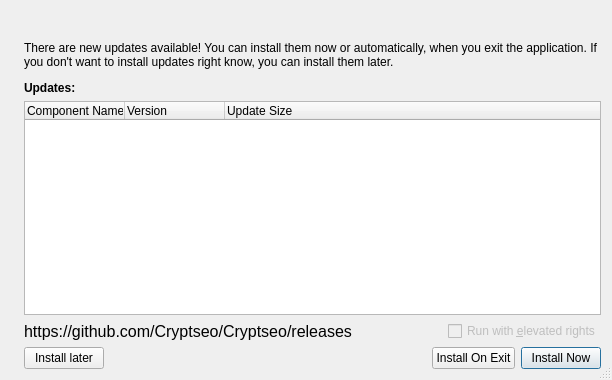
<?xml version="1.0" encoding="UTF-8"?>
<ui version="4.0">
 <class>UpdateInfoDialog</class>
 <widget class="QDialog" name="UpdateInfoDialog">
  <property name="windowModality">
   <enum>Qt::WindowModal</enum>
  </property>
  <property name="geometry">
   <rect>
    <x>0</x>
    <y>0</y>
    <width>612</width>
    <height>380</height>
   </rect>
  </property>
  <property name="windowTitle">
   <string>Check for Updates</string>
  </property>
  <property name="sizeGripEnabled">
   <bool>true</bool>
  </property>
  <property name="modal">
   <bool>true</bool>
  </property>
  <layout class="QHBoxLayout" name="rootLayout">
   <item>
    <widget class="QLabel" name="imageLabel">
     <property name="alignment">
      <set>Qt::AlignLeading|Qt::AlignLeft|Qt::AlignTop</set>
     </property>
    </widget>
   </item>
   <item>
    <layout class="QVBoxLayout" name="verticalLayout_3">
     <item>
      <layout class="QVBoxLayout" name="verticalLayout_2">
       <property name="spacing">
        <number>12</number>
       </property>
       <item>
        <widget class="QLabel" name="headerLabel">
         <property name="font">
          <font>
           <pointsize>12</pointsize>
          </font>
         </property>
        </widget>
       </item>
       <item>
        <widget class="QLabel" name="stateLabel">
         <property name="text">
          <string>There are new updates available! You can install them now or automatically, when you exit the application. If you don't want to install updates right know, you can install them later.</string>
         </property>
         <property name="wordWrap">
          <bool>true</bool>
         </property>
        </widget>
       </item>
       <item>
        <widget class="QLabel" name="label_2">
         <property name="font">
          <font>
           <weight>75</weight>
           <bold>true</bold>
          </font>
         </property>
         <property name="text">
          <string>Updates:</string>
         </property>
        </widget>
       </item>
      </layout>
     </item>
     <item>
      <widget class="QTreeWidget" name="updateListTreeWidget">
       <property name="editTriggers">
        <set>QAbstractItemView::NoEditTriggers</set>
       </property>
       <property name="tabKeyNavigation">
        <bool>true</bool>
       </property>
       <property name="showDropIndicator" stdset="0">
        <bool>false</bool>
       </property>
       <property name="alternatingRowColors">
        <bool>true</bool>
       </property>
       <property name="selectionMode">
        <enum>QAbstractItemView::NoSelection</enum>
       </property>
       <property name="rootIsDecorated">
        <bool>false</bool>
       </property>
       <property name="itemsExpandable">
        <bool>false</bool>
       </property>
       <property name="expandsOnDoubleClick">
        <bool>false</bool>
       </property>
       <column>
        <property name="text">
         <string>Component Name</string>
        </property>
       </column>
       <column>
        <property name="text">
         <string>Version</string>
        </property>
       </column>
       <column>
        <property name="text">
         <string>Update Size</string>
        </property>
       </column>
      </widget>
     </item>
     <item>
      <layout class="QHBoxLayout" name="horizontalLayout_2">
       <item>
        <widget class="QLabel" name="urlReleaseLabel">
         <property name="font">
          <font>
           <pointsize>12</pointsize>
          </font>
         </property>
         <property name="text">
          <string>https://github.com/Cryptseo/Cryptseo/releases</string>
         </property>
        </widget>
       </item>
       <item>
        <spacer name="horizontalSpacer_2">
         <property name="orientation">
          <enum>Qt::Horizontal</enum>
         </property>
         <property name="sizeHint" stdset="0">
          <size>
           <width>40</width>
           <height>20</height>
          </size>
         </property>
        </spacer>
       </item>
       <item>
        <widget class="QCheckBox" name="runAdminCheckBox">
         <property name="enabled">
          <bool>false</bool>
         </property>
         <property name="text">
          <string>Run with &amp;elevated rights</string>
         </property>
        </widget>
       </item>
      </layout>
     </item>
     <item>
      <layout class="QHBoxLayout" name="horizontalLayout">
       <item>
        <widget class="QPushButton" name="skipButton">
         <property name="toolTip">
          <string>Close and do nothing. You can install updates later.</string>
         </property>
         <property name="text">
          <string>Install later</string>
         </property>
         <property name="autoDefault">
          <bool>false</bool>
         </property>
        </widget>
       </item>
       <item>
        <spacer name="horizontalSpacer">
         <property name="orientation">
          <enum>Qt::Horizontal</enum>
         </property>
         <property name="sizeHint" stdset="0">
          <size>
           <width>40</width>
           <height>20</height>
          </size>
         </property>
        </spacer>
       </item>
       <item>
        <widget class="QPushButton" name="delayButton">
         <property name="toolTip">
          <string>You proceed using the application, and as soon as you close it, the updater will start automatically to install the updates.</string>
         </property>
         <property name="text">
          <string>Install On Exit</string>
         </property>
         <property name="autoDefault">
          <bool>false</bool>
         </property>
        </widget>
       </item>
       <item>
        <widget class="QPushButton" name="acceptButton">
         <property name="toolTip">
          <string>Closes the application and opens the installer to update the app.</string>
         </property>
         <property name="text">
          <string>Install Now</string>
         </property>
         <property name="autoDefault">
          <bool>false</bool>
         </property>
         <property name="default">
          <bool>true</bool>
         </property>
        </widget>
       </item>
      </layout>
     </item>
    </layout>
   </item>
  </layout>
 </widget>
 <tabstops>
  <tabstop>updateListTreeWidget</tabstop>
  <tabstop>runAdminCheckBox</tabstop>
  <tabstop>acceptButton</tabstop>
  <tabstop>delayButton</tabstop>
  <tabstop>skipButton</tabstop>
 </tabstops>
 <resources/>
 <connections>
  <connection>
   <sender>skipButton</sender>
   <signal>clicked()</signal>
   <receiver>UpdateInfoDialog</receiver>
   <slot>reject()</slot>
   <hints>
    <hint type="sourcelabel">
     <x>96</x>
     <y>368</y>
    </hint>
    <hint type="destinationlabel">
     <x>199</x>
     <y>351</y>
    </hint>
   </hints>
  </connection>
 </connections>
</ui>
